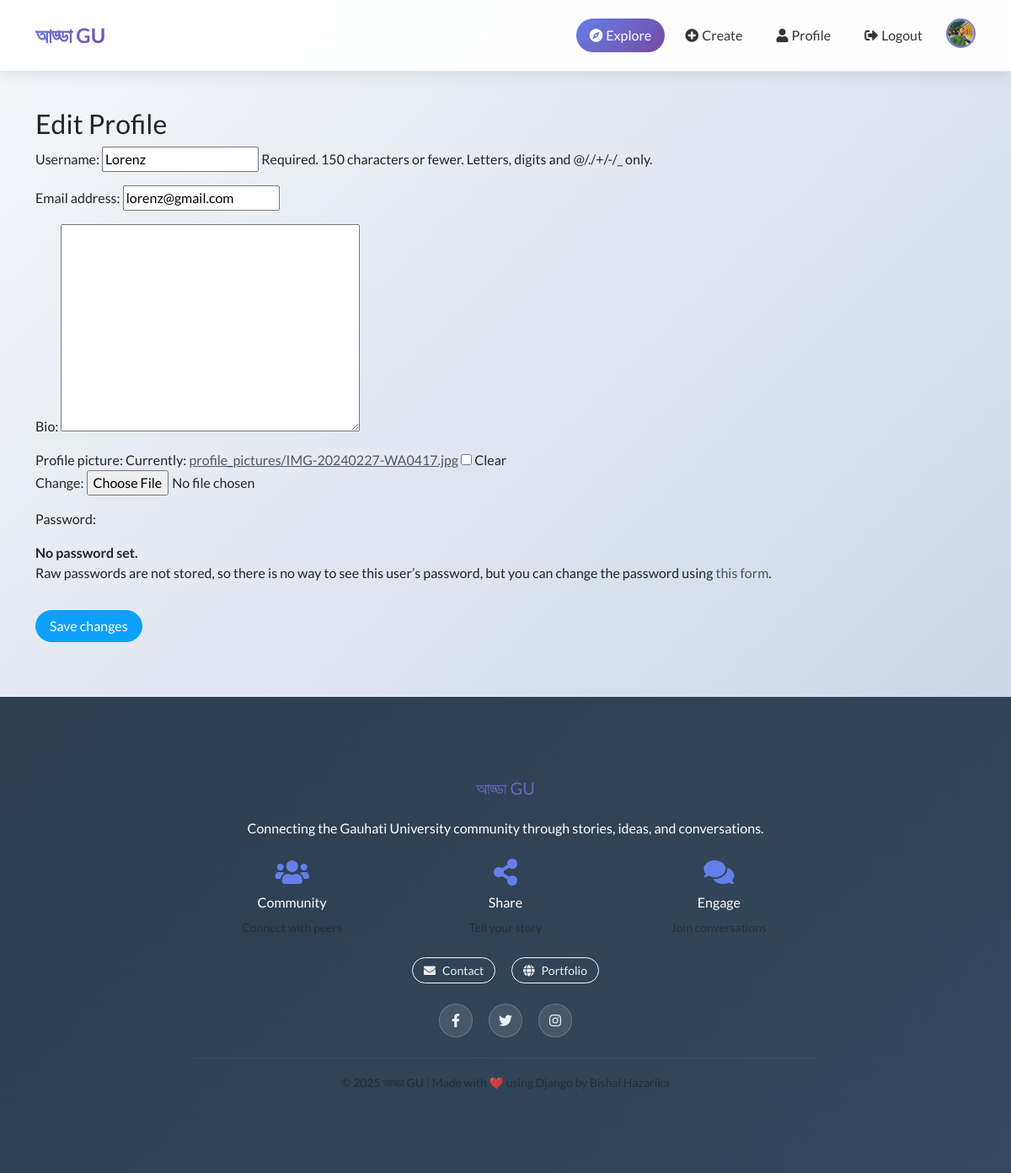
/users/edit_profile/ (signed in), run on the app's committed database.
### users/models.py (models this page shows, shortened)
class CustomUser(AbstractUser):
    bio = models.TextField(blank=True, null=True)
    profile_picture = models.ImageField(upload_to='profile_pictures/',blank=True,null=True)
    followers = models.ManyToManyField('self', related_name='following', symmetrical=False, blank=True)

### users/views.py (the view)
# urls.py: path('edit_profile/', views.edit_profile_view, name='edit_profile'),
@login_required
def edit_profile_view(request):
    if request.method == 'POST':
        form = CustomUserChangeForm(request.POST, request.FILES, instance=request.user)
        if form.is_valid():
            form.save()
            return redirect('profile')
    else:
        form = CustomUserChangeForm(instance=request.user)
    return render(request, 'users/edit_profile.html', {'form': form})

### users/forms.py
class CustomUserChangeForm( UserChangeForm):
    class Meta:
        model = CustomUser
        fields = ('username', 'email', 'bio', 'profile_picture')

### users/templates/users/edit_profile.html (shortened to what this page needs)
{% extends 'base.html' %}
{% block content %}
    <h2>Edit Profile</h2>
    <form method="post" enctype="multipart/form-data">
        {{ form.as_p }}
        <button type="submit" class="btn btn-primary mt-3">Save changes</button>
    </form>
{% endblock %}

### users/templates/base.html (shortened to what this page needs)
{% load static %}
<!DOCTYPE html>
<html data-bs-theme="light">
<head>
    <link rel="stylesheet" href="{% static 'users/assets/bootstrap/css/bootstrap.min.css' %}">
    <link rel="stylesheet" href="{% static 'users/assets/fonts/fontawesome-all.min.css' %}">
    <link rel="stylesheet" href="{% static 'users/assets/css/pikaday.min.css' %}">
    <link rel="stylesheet" href="{% static 'users/explore/css/animate.min.css' %}">
    <link rel="stylesheet" href="{% static 'users/explore/css/Navbar-Right-Links-Dark-icons.css' %}">
</head>
<body>
    <nav class="navbar navbar-expand-lg fixed-top">
        <div class="container">
            <a class="navbar-brand" href="{% url 'home' %}">আড্ডা GU</a>
            <div class="collapse navbar-collapse" id="navbarNav">
                <ul class="navbar-nav ms-auto">
                    <li class="nav-item">
                        <a class="nav-link active" href="{% url 'home' %}">
                            <i class="fas fa-compass me-1"></i>Explore
                        </a>
                    </li>
                    {% if user.is_authenticated %}
                        <li class="nav-item">
                            <a class="nav-link" href="{% url 'create_post' %}">
                                <i class="fas fa-plus-circle me-1"></i>Create
                            </a>
                        </li>
                        <li class="nav-item">
                            <a class="nav-link" href="{% url 'profile' %}">
                                <i class="fas fa-user me-1"></i>Profile
                            </a>
                        </li>
                        <li class="nav-item">
                            <a class="nav-link" href="{% url 'logout' %}">
                                <i class="fas fa-sign-out-alt me-1"></i>Logout
                            </a>
                        </li>
                        <li class="nav-item ms-2">
                            <a href="{% url 'profile' %}" class="d-flex align-items-center">
                                {% if user.profile_picture %}
                                    <img class="rounded-circle profile-img" src="{{ user.profile_picture.url }}" alt="Profile">
                                {% else %}
                                    <img class="rounded-circle profile-img" src="https://via.placeholder.com/35/667eea/ffffff?text={{ user.username.0|upper }}" alt="Profile">
                                {% endif %}
                            </a>
                        </li>
                    {% endif %}
                </ul>
            </div>
        </div>
    </nav>
    <div class="container mt-5 content">
        {% block content %}{% endblock %}
    </div>
    <footer class="text-center">
        <div class="container py-5">
            <div class="row">
                <div class="col-md-8 mx-auto">
                    <h5 class="mb-4" style="background: linear-gradient(135deg, #667eea 0%, #764ba2 100%); -webkit-background-clip: text; -webkit-text-fill-color: transparent; background-clip: text;">আড্ডা GU</h5>
                    <p class="mb-4">Connecting the Gauhati University community through stories, ideas, and conversations.</p>
                    <div class="row text-center mb-4">
                        <div class="col-4">
                            <div class="mb-2">
                                <i class="fas fa-users fa-2x" style="color: #667eea;"></i>
                            </div>
                            <h6>Community</h6>
                            <small class="text-muted">Connect with peers</small>
                        </div>
                        <div class="col-4">
                            <div class="mb-2">
                                <i class="fas fa-share-alt fa-2x" style="color: #667eea;"></i>
                            </div>
                            <h6>Share</h6>
                            <small class="text-muted">Tell your story</small>
                        </div>
                        <div class="col-4">
                            <div class="mb-2">
                                <i class="fas fa-comments fa-2x" style="color: #667eea;"></i>
                            </div>
                            <h6>Engage</h6>
                            <small class="text-muted">Join conversations</small>
                        </div>
                    </div>
                    <div class="mb-4">
                        <a class="btn btn-outline-light btn-sm me-3" href="mailto:bishal.dmj888@gmail.com">
                            <i class="fas fa-envelope me-2"></i>Contact
                        </a>
                        <a class="btn btn-outline-light btn-sm" href="https://bishalhazarika.pythonanywhere.com/" target="_blank">
                            <i class="fas fa-globe me-2"></i>Portfolio
                        </a>
                    </div>
                    <div class="social-links mb-4">
                        <a href="#" class="social-link me-3">
                            <i class="fab fa-facebook-f"></i>
                        </a>
                        <a href="#" class="social-link me-3">
                            <i class="fab fa-twitter"></i>
                        </a>
                        <a href="#" class="social-link">
                            <i class="fab fa-instagram"></i>
                        </a>
                    </div>
                    <hr style="border-color: rgba(255,255,255,0.2);">
                    <p class="mb-0 text-muted">
                        <small>© 2025 আড্ডা GU | Made with ❤️ using Django by Bishal Hazarika</small>
                    </p>
                </div>
            </div>
        </div>
    </footer>
</body>
</html>

### users/templates/base.html (style rules this page uses)
html, body { height: 100%; font-family: 'Lato', sans-serif; }
body { display: flex; flex-direction: column; background: linear-gradient(135deg, #f5f7fa 0%, #c3cfe2 100%); min-height: 100vh; }
.navbar { margin-bottom: 0 !important; backdrop-filter: blur(20px); background: rgba(255, 255, 255, 0.95) !important; border-bottom: 1px solid rgba(0, 0, 0, 0.1); box-shadow: 0 2px 20px rgba(0, 0, 0, 0.1); transition: all 0.3s ease; }
.navbar-brand { font-weight: 700 !important; font-size: 1.5rem !important; background: linear-gradient(135deg, #667eea 0%, #764ba2 100%); -webkit-background-clip: text; -webkit-text-fill-color: transparent; background-clip: text; }
.nav-link { font-weight: 500 !important; color: #333 !important; border-radius: 25px !important; padding: 8px 16px !important; margin: 0 4px !important; transition: all 0.3s ease !important; }
.nav-link.active { background: linear-gradient(135deg, #667eea 0%, #764ba2 100%) !important; color: white !important; }
.content { flex: 1; padding-top: 80px; }
.navbar .profile-img { width: 35px; height: 35px; border: 2px solid #667eea; transition: transform 0.2s ease; }
footer { background: linear-gradient(135deg, #2c3e50 0%, #34495e 100%) !important; color: white; padding: 3rem 0; margin-top: 4rem; }
footer a { color: #ecf0f1 !important; transition: color 0.3s ease; }
.social-link { display: inline-flex; align-items: center; justify-content: center; width: 40px; height: 40px; background: rgba(255, 255, 255, 0.1); color: white; border-radius: 50%; text-decoration: none; transition: all 0.3s ease; border: 1px solid rgba(255, 255, 255, 0.2); }
html { scroll-behavior: smooth; }

### data on the page
CustomUser: profile_picture (picture), username "Lorenz", email "lorenz@gmail.com"
